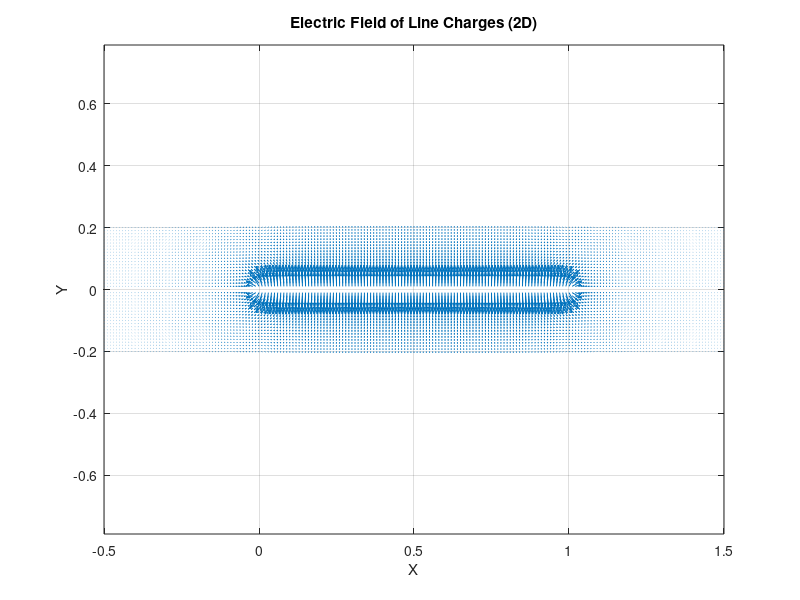

MATLAB code for this plot:
% Problem 1
% Electric Field of Line Charges (2D)
% Draw the electric field of a line of charges with many point charges

% Setup Constants
epsilon_0 = 8.854187817e-12; 
N = 100;
a = linspace(0, 1, N);

% Setup Grid
[x, y] = meshgrid(-0.5:0.01:1.5, -0.2:0.01:0.2);
Ex = zeros(size(x));
Ey = zeros(size(y));



% Calculate Electric Field
for i = 1:N
    q = 1e-9;
    dx = x - a(i);
    dy = y - 0;
    r = sqrt(dx.^2 + dy.^2);
    Ex = Ex + (q / (4 * pi * epsilon_0)) * (dx ./ r.^3);
    Ey = Ey + (q / (4 * pi * epsilon_0)) * (dy ./ r.^3);
end
for i = 1:201
    Ex(21, i) = 0;
end

% Quiver Plot Electric Field
quiver(x, y, Ex, Ey, AutoScaleFactor=5); % Adjust AutoScaleFactor to change arrow size
title('Electric Field of Line Charges (2D)');
xlabel('X');
ylabel('Y');
axis equal; 
grid on;
